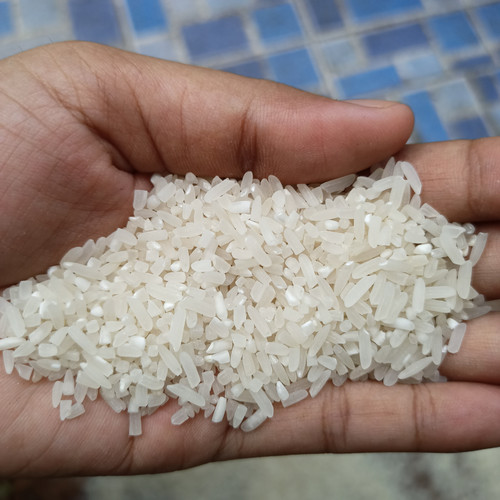
#> input picture beras3.jpg, 500 x 500 px
$ python Beras.py
#> lines starting #> are read from the running program, lines starting #| are printed output that depends on the picture; after the words box and inside, x2 and y2 are one past the last pixel; in counts of white or black regions, pixels touching at a corner belong together

import cv2
import numpy as np

img = cv2.imread('beras3.jpg', 0)
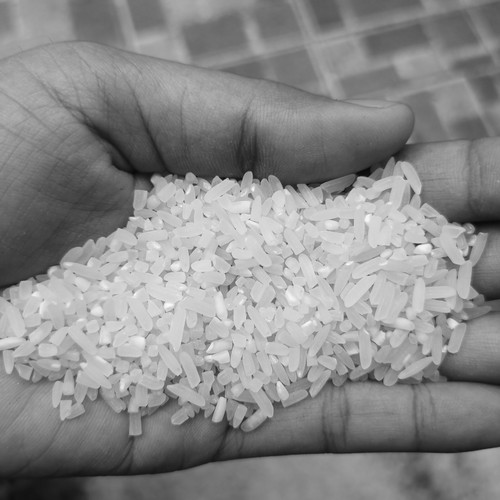
#> img: shape (500, 500); min 9, max 253, mean 137.9
blur = cv2.GaussianBlur(img, (11, 11), 0)
edges = cv2.Canny(blur, 40, 90)
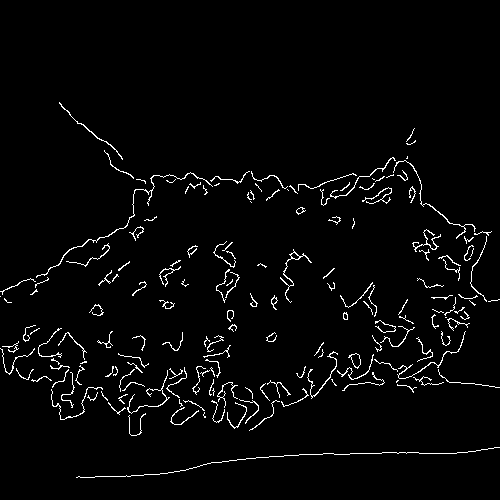
#> edges: shape (500, 500); 2.8% white in thin lines or dots, all inside (x1, y1, x2, y2) = (0, 102, 500, 478)


dilated = cv2.dilate(edges, (1, 1), iterations=2)
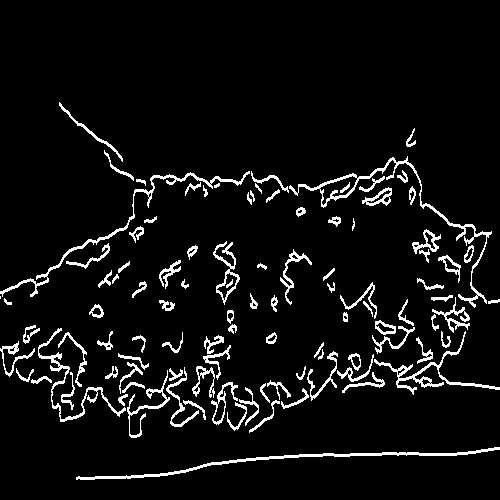
#> dilated: shape (500, 500); 6.2% white in thin lines or dots, all inside (x1, y1, x2, y2) = (0, 102, 500, 480)
# ini artinya kernelnya 1 x 1
# atau matriks 1x 1

# punya parameter
# cv2.dilate(img, kernel/matriknya, iterasinya )


# Kalian pasti sudah tidak asing lagi dengan peta bukan?
# Umumnya pada skala peta bertuliskan 1:1000000 cm, artinya jika
# skala pada peta 1 cm maka pada kenyataannya berjarak 1.000.000 cm.
# Perhitungan tersebut dalam matematika disebut dengan dilatasi.

(cnt, _) = cv2.findContours(dilated.copy(),
                            cv2.RETR_EXTERNAL, cv2.CHAIN_APPROX_SIMPLE)
#> cnt = 100 contours, 11 with area under 20; largest, box (x1, y1, x2, y2) and area: (289, 156, 492, 308) 1328, (76, 447, 500, 480) 846, (0, 171, 250, 297) 709, (374, 331, 500, 395) 600, (213, 241, 240, 305) 487
# kita ambil copy nya agar image asli tidak kehapus
# cv2.RETR_EXTERNAL digunakan untuk
# menyeleksi bagian tepi luar koin
# cv2.CHAIN_APPROX_SIMPLE digunakan untuk
# memastikan tepi luar koin ttp utuh
# findcontour berfungsi untuk menghitung garis(contour) pada object

# print('Terdapat {} koin dalam gambar'.format(len(cnt)))
font = cv2.FONT_HERSHEY_PLAIN
teks = 'Terdapat {} Butir Beras'.format(len(cnt))
#> teks = 'Terdapat 100 Butir Beras'
cv2.putText(dilated, teks, (50, 20), font, 1, (255, 0, 0), 2, cv2.LINE_AA)
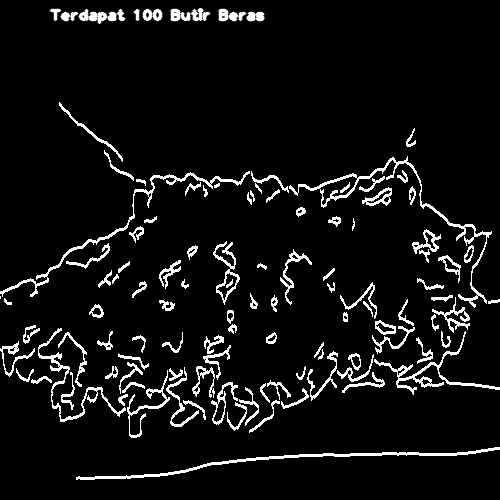
#> dilated: shape (500, 500); 0.77% of pixels changed, all inside (x1, y1, x2, y2) = (49, 8, 265, 25)


cv2.imshow('Beras', dilated)

cv2.waitKey(0)
cv2.destroyAllWindows()
